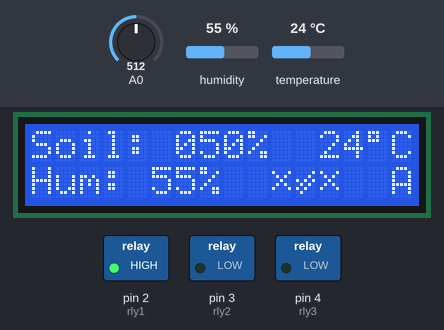
A sketch run on a simulated Arduino Uno, built with avr-gcc and run on an emulated ATmega328P. On the bench: 16×2 character LCD, switched loads named in the sketch (green lamp = pin HIGH). Inputs (shaded band) come from the test bench; at power-on: humidity 55 %, A0 = 512, temperature 24 °C. The modem accepts every AT command (registered, SIM ready, sends succeed) and sends nothing else; what the sketch prints to the serial monitor is not drawn.

Above: at 2.3 s.
2.4 s: humidity set to 51 %
At 10.7 s:
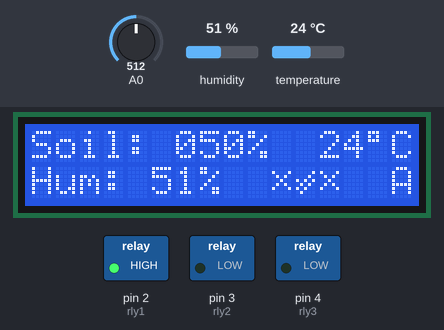
11.0 s: humidity set to 48 %
At 19.2 s:
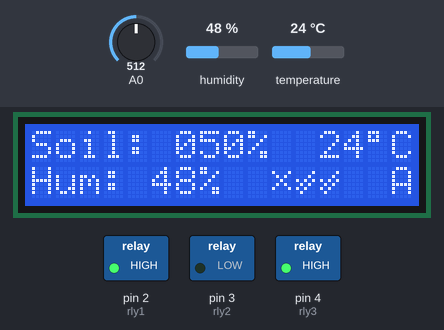
19.5 s: A0 set to 419
At 27.6 s:
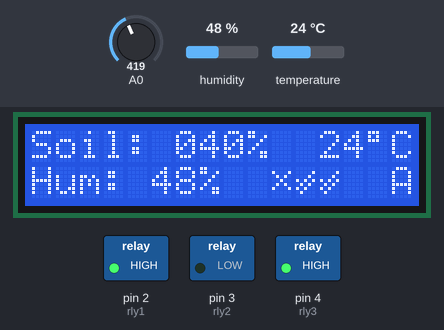
27.9 s: A0 set to 400
At 35.4 s:
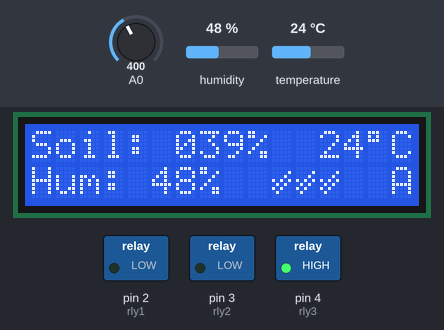
36.4 s: temperature set to 28 °C
At 44.0 s:
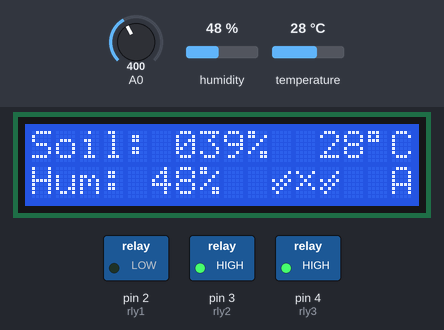
44.9 s: A0 set to 511
At 52.6 s:
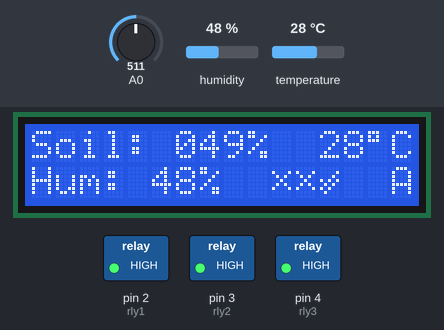
Timing chart, 0 to 54.1 s (numbered marks = the images above; inputs shaded):
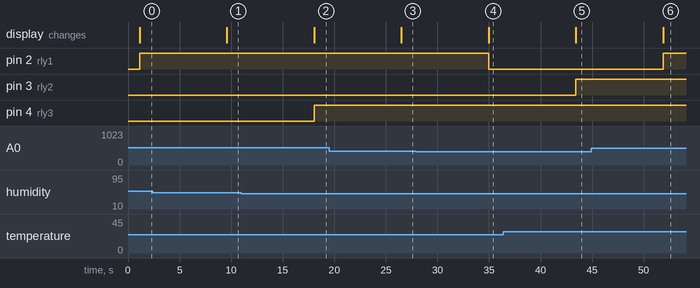

The sketch:

WifiWearther.ino
```cpp
#include <Adafruit_Sensor.h>
#include <DHT.h>
#include <DHT_U.h>
#include <LiquidCrystal.h>
#include <SoftwareSerial.h>

#define rly1 2
#define rly2 3
#define rly3 4
#define modeBtn A2

#define DHTPIN A1
#define DHTTYPE DHT11

LiquidCrystal lcd(7, 8, 9, 10, 11, 12);
SoftwareSerial wifi(5, 6);
DHT_Unified dht(DHTPIN, DHTTYPE);

String wifiSSID = "Jarvis!";
String wifiPASS = "Password_Code_405";
String HOST = "http://kitsware.com/projects/iotweather";  //39

byte temp, humidity;
int soil;
bool mode = false;

byte cross[] = {
  B00000,
  B10001,
  B01010,
  B00100,
  B01010,
  B10001,
  B00000,
  B00000
};

byte tick[] = {
  B00000,
  B00001,
  B00010,
  B10101,
  B01010,
  B10100,
  B01000,
  B00000
};

void setup() {
  Serial.begin(9600);
  wifi.begin(9600);
  lcd.begin(16, 2);
  lcd.createChar(0, cross);
  lcd.createChar(1, tick);

  pinMode(rly1, OUTPUT);
  pinMode(rly2, OUTPUT);
  pinMode(rly3, OUTPUT);
  pinMode(modeBtn, INPUT_PULLUP);

  wifi.println((String)"AT+CWJAP=\"" + wifiSSID + "\",\"" + wifiPASS + "\"");
  checkResponse();
}

void loop() {
  readDHT();
  soil = analogRead(A0);
  soil = map(soil, 0, 1023, 0, 100);
  Serial.println((String)"Soil: " + soil + "\tTemp: " + temp + "\tHumidity: " + humidity);

  lcd.setCursor(0, 0);
  lcd.print((String)"Soil: " + int2Str(soil) + "%  " + temp + (char)223 + "C  ");
  lcd.setCursor(0, 1);
  lcd.print((String)"Hum: " + humidity + "%  ");

  if(mode == 0){
    lcd.setCursor(15, 1);
    lcd.print("A");
    if(soil < 40) digitalWrite(rly1, 0);
    else digitalWrite(rly1, 1);

    if(temp < 27) digitalWrite(rly2, 0);
    else digitalWrite(rly2, 1);

    if(humidity < 50) digitalWrite(rly3, 1);
    else digitalWrite(rly3, 0);
  }
  else {
    lcd.setCursor(15, 1);
    lcd.print("S");
  }

  lcd.setCursor(10, 1);
  if(digitalRead(rly1)) lcd.write(byte(0));
  else lcd.write(byte(1));
  lcd.setCursor(11, 1);
  if(digitalRead(rly2)) lcd.write(byte(0));
  else lcd.write(byte(1));
  lcd.setCursor(12, 1);
  if(digitalRead(rly3)) lcd.write(byte(1));
  else lcd.write(byte(0));

  send2Server();
  checkServer();
  //delay(1000);
}

void send2Server(){
  String post = (String)"GET /update_machine.php?s_value=" + soil + "&t_value=" + temp + "&h_value=" + humidity + " HTTP/1.1";
  int index = post.length() + 70;

  wifi.println("AT+CIPMUX=0");
  checkResponse();
  wifi.println("AT+CIPSTART=\"TCP\",\"" + HOST + "\",80");
  checkResponse();
  wifi.println((String)"AT+CIPSEND=" + index);
  checkResponse();
  wifi.println(post);
  wifi.println("HOST: " + HOST);
  wifi.println("Connection: Close\r\n");
  checkResponse();
}

void checkServer(){
  wifi.println("AT+CIPMUX=0");
  checkResponse();
  wifi.println("AT+CIPSTART=\"TCP\",\"" + HOST + "\",80");
  checkResponse();
  wifi.println("AT+CIPSEND=100");
  checkResponse();
  wifi.println("GET /stat_machine.php HTTP/1.1");
  wifi.println("HOST: " + HOST);
  wifi.println("Connection: Close\r\n");
  String raw = checkResponse();

  if(raw.indexOf("MODE=1") != -1) mode = 1;
  else mode = 0;

  if(mode == 1){
    if(raw.indexOf("R1=1") != -1) digitalWrite(rly1, 1);
    else digitalWrite(rly1, 0);

    if(raw.indexOf("R2=1") != -1) digitalWrite(rly2, 1);
    else digitalWrite(rly2, 0);

    if(raw.indexOf("R3=1") != -1) digitalWrite(rly3, 1);
    else digitalWrite(rly3, 0);
  }
}

String checkResponse(){
  String r;
  while(!wifi.available());
  while(wifi.available()){
    r = wifi.readString();
    //Serial.println(r);
  }
  return r;
}

String int2Str(int val){
  if(val < 10) return (String)"00" + val;
  else if(val < 100) return (String)"0" + val;
  else return (String)val;
}

void readDHT(){
  sensors_event_t event;
  dht.temperature().getEvent(&event);
  if (!isnan(event.temperature)) temp = event.temperature;
  dht.humidity().getEvent(&event);
  if (!isnan(event.relative_humidity)) humidity = event.relative_humidity;
}
```

Measured:
- the behaviour switches between 50 and 49 % on humidity (found by bisection; images 1 and 2)
- the behaviour switches between 410 and 409 on A0 (found by bisection; images 3 and 4)
- the behaviour switches between 26 and 27 °C on temperature (found by bisection; images 4 and 5)
- after the input at 2.4 s, the display: changes after 7.2 s (image 1)
- after the input at 11.0 s, pin 4 (rly3): LOW → HIGH after 7.0 s; the display: changes after 7.0 s (image 2)
- after the input at 19.5 s, the display: changes after 7.0 s (image 3)
- after the input at 27.9 s, pin 2 (rly1): HIGH → LOW after 7.1 s; the display: changes after 7.1 s (image 4)
- after the input at 36.4 s, pin 3 (rly2): LOW → HIGH after 7.0 s; the display: changes after 7.0 s (image 5)
- after the input at 44.9 s, pin 2 (rly1): LOW → HIGH after 7.0 s; the display: changes after 7.0 s (image 6)
